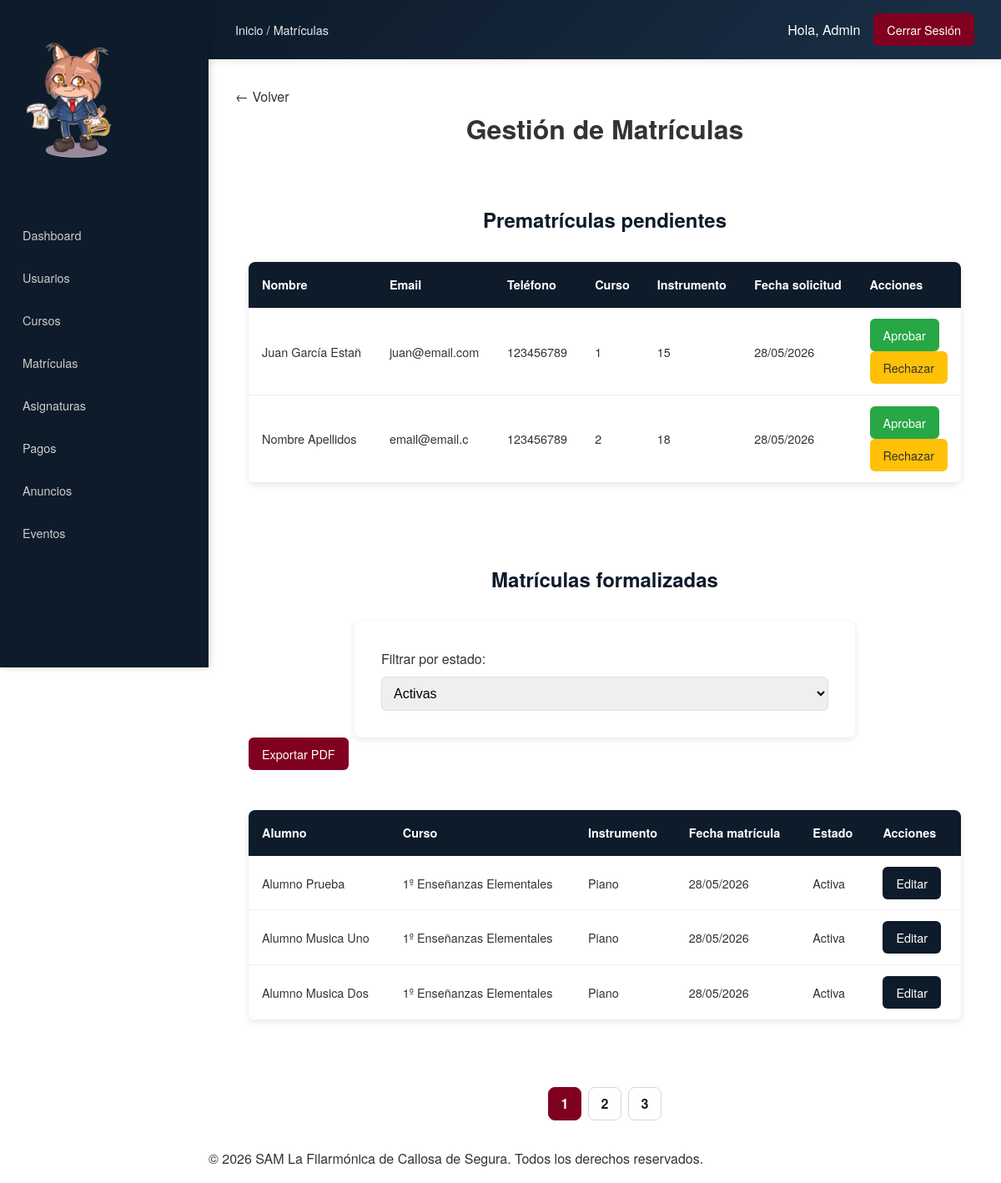
/admin/matriculas.php (signed in), run on the app's committed database.
### tables this page shows
CREATE TABLE `prematriculas` (
  `id_prematricula` int(11) NOT NULL,
  `nombre` varchar(100) NOT NULL,
  `apellidos` varchar(150) NOT NULL,
  `email` varchar(150) NOT NULL,
  `telefono` int(15) NOT NULL,
  `dni` varchar(15) DEFAULT NULL,
  `fecha_nacimiento` date DEFAULT NULL,
  `id_curso` int(11) NOT NULL,
  `id_instrumento` int(15) DEFAULT NULL,
  `observaciones` text DEFAULT NULL,
  `estado` enum('pendiente','aprobada','rechazada') NOT NULL,
  `fecha_solicitud` date DEFAULT NULL,
  `direccion` varchar(255) DEFAULT NULL,
  `tutor_nombre` varchar(255) DEFAULT NULL,
  `tutor_dni` varchar(20) DEFAULT NULL,
  `tutor_email` varchar(50) DEFAULT NULL,
  `tutor_telefono` varchar(20) DEFAULT NULL,
  `tutor_consentimiento` tinyint(1) DEFAULT 0
);

CREATE TABLE `matriculas` (
  `id_matricula` int(11) NOT NULL,
  `id_alumno` int(11) NOT NULL,
  `id_curso` int(11) NOT NULL,
  `id_instrumento` int(15) DEFAULT NULL,
  `fecha_matricula` date DEFAULT NULL,
  `estado` enum('activa','finalizada','cancelada') NOT NULL,
  `observaciones` text DEFAULT NULL,
  `tutor_nombre` varchar(255) DEFAULT NULL,
  `tutor_dni` varchar(20) DEFAULT NULL,
  `tutor_email` varchar(50) DEFAULT NULL,
  `tutor_telefono` varchar(20) DEFAULT NULL,
  `tutor_consentimiento` tinyint(1) DEFAULT 0
);

CREATE TABLE `usuarios` (
  `id_usuario` int(11) NOT NULL,
  `nombre` varchar(100) NOT NULL,
  `apellidos` varchar(150) NOT NULL,
  `email` varchar(150) NOT NULL,
  `password` varchar(255) NOT NULL,
  `telefono` varchar(20) DEFAULT NULL,
  `dni` varchar(20) DEFAULT NULL,
  `fecha_nacimiento` date DEFAULT NULL,
  `direccion` text DEFAULT NULL,
  `rol` enum('admin','profesor','alumno') NOT NULL,
  `fecha_registro` date DEFAULT NULL,
  `activo` tinyint(1) DEFAULT 1
);

CREATE TABLE `cursos` (
  `id_curso` int(11) NOT NULL,
  `nombre` varchar(150) NOT NULL,
  `descripcion` text DEFAULT NULL,
  `precio` decimal(5,2) DEFAULT NULL,
  `curso_academico` varchar(20) DEFAULT NULL,
  `plazas` int(11) DEFAULT NULL
);

CREATE TABLE `instrumentos` (
  `id_instrumento` int(11) NOT NULL,
  `nombre` varchar(100) NOT NULL
);

### admin/matriculas.php (the view, shortened to what this page needs)
<?php
require_once "../includes/funciones.php";
$conexion = conectar();
$prematriculas = $conexion->query("SELECT * FROM prematriculas WHERE estado='pendiente' ORDER BY fecha_solicitud DESC");
$estado = $_GET['estado'] ?? 'activa';
$total_result = $conexion->query("SELECT COUNT(*) AS total FROM matriculas WHERE estado='$estado'");
$total = $total_result->fetch_assoc()['total'];
$paginacion = paginar($total, 3);
$matriculas = $conexion->query("SELECT m.*, u.nombre, u.apellidos, c.nombre as curso_nombre, i.nombre as instrumento_nombre
                                FROM matriculas m
                                JOIN usuarios u ON m.id_alumno = u.id_usuario
                                JOIN cursos c ON m.id_curso = c.id_curso
                                JOIN instrumentos i ON m.id_instrumento = i.id_instrumento
                                WHERE m.estado='$estado'
                                ORDER BY m.fecha_matricula DESC
                                LIMIT {$paginacion['offset']}, {$paginacion['limite']}");
include "../plantillas/header_privado.php";
include "../plantillas/navbar_privado.php";
?>
<main class="main">
    <h1>Gestión de Matrículas</h1>
    <section>
        <h2>Prematrículas pendientes</h2>
        <?php if ($prematriculas->num_rows > 0) { ?>
            <table>
                <thead>
                    <tr>
                        <th>Nombre</th>
                        <th class="ocultar-mobile">Email</th>
                        <th class="ocultar-mobile">Teléfono</th>
                        <th>Curso</th>
                        <th>Instrumento</th>
                        <th>Fecha solicitud</th>
                        <th>Acciones</th>
                    </tr>
                </thead>
                <tbody>
                    <?php while ($pre = $prematriculas->fetch_assoc()) { ?>
                        <tr>
                            <td><?= $pre['nombre'] . ' ' . $pre['apellidos'] ?></td>
                            <td class="ocultar-mobile"><?= $pre['email'] ?></td>
                            <td class="ocultar-mobile"><?= $pre['telefono'] ?></td>
                            <td><?= $pre['id_curso'] ?></td>
                            <td><?= $pre['id_instrumento'] ?></td>
                            <td><?= date('d/m/Y', strtotime($pre['fecha_solicitud'])) ?></td>
                            <td>
                                <a href="aprobar_prematricula.php?id=<?= $pre['id_prematricula'] ?>" class="btn-aprobar">Aprobar</a>
                                <a href="rechazar_prematricula.php?id=<?= $pre['id_prematricula'] ?>" class="btn-rechazar">Rechazar</a>
                            </td>
                        </tr>
                    <?php } ?>
                </tbody>
            </table>
        <?php } else { ?>
            <p>No hay prematrículas pendientes</p>
        <?php } ?>
    </section>
    <section>
        <h2>Matrículas formalizadas</h2>
        <form method="GET">
            <label for="estado">Filtrar por estado:</label>
            <select name="estado" id="estado" onchange="this.form.submit()">
                <option value="activa" <?= $estado == 'activa' ? 'selected' : '' ?>>Activas</option>
            </select>
        </form>
        <a href="exportar_matriculas_pdf.php?estado=<?= $estado ?>" class="btn-crear"> Exportar PDF </a>
        <?php if ($matriculas->num_rows > 0) { ?>
            <table class="tabla-matriculas">
                <thead>
                    <tr>
                        <th>Alumno</th>
                        <th>Curso</th>
                        <th>Instrumento</th>
                        <th>Fecha matrícula</th>
                        <th class="ocultar-mobile">Estado</th>
                        <th>Acciones</th>
                    </tr>
                </thead>
                <tbody>
                    <?php while ($mat = $matriculas->fetch_assoc()) { ?>
                        <tr>
                            <td><?= $mat['nombre'] . ' ' . $mat['apellidos'] ?></td>
                            <td><?= $mat['curso_nombre'] ?></td>
                            <td><?= $mat['instrumento_nombre'] ?></td>
                            <td><?= date('d/m/Y', strtotime($mat['fecha_matricula'])) ?></td>
                            <td class="ocultar-mobile"><?= ucfirst($mat['estado']) ?></td>
                            <td>
                                <a href="editar_matricula.php?id=<?= $mat['id_matricula'] ?>" class="btn-editar">Editar</a>
                            </td>
                        </tr>
                    <?php } ?>
                </tbody>
            </table>
        <?php } else { ?>
            <p>No hay matrículas formalizadas</p>
        <?php } ?>
    </section>
</main>
<?php include "../plantillas/footer_privado.php"; ?>

### estaticos/css/styles.css (style rules this page uses)
* { box-sizing: border-box; margin: 0; padding: 0; }
html, body { height: 100%; margin: 0; }
body { font-family: 'Helvetica Neue', Arial, sans-serif; line-height: 1.6; color: #333333; display: flex; flex-direction: column; min-height: 100vh; min-width: 320px; }
main { flex: 1; }
a { text-decoration: none; color: inherit; }
h1, h2, h3 { margin-bottom: 1rem; text-align: center; }
section { padding: 3rem 1rem; text-align: left; }
h2 { color: #0D1B2A; margin-bottom: 2rem; font-size: 1.5rem; }
@media (min-width: 1024px) { section { max-width: 1200px; margin: 0 auto; } }

### estaticos/css/privado.css (style rules this page uses)
* { box-sizing: border-box; }
html, body { min-width: 320px; }
body { margin: 0; padding: 0; }
section { margin: 0 auto; width: 100%; }
.main { padding: 1rem; width: 100%; max-width: 1400px; min-width: 300px; margin: 0 auto; }
table { width: 100%; display: block; overflow-x: auto; -webkit-overflow-scrolling: touch; border-collapse: collapse; margin-top: 1.5rem; background: white; border-radius: 8px; box-shadow: 0 2px 8px rgba(0, 0, 0, 0.1); font-size: 0.85rem; }
table thead { background: #0D1B2A; color: white; }
table th { padding: 0.6rem 0.4rem; text-align: left; font-weight: 600; }
table td { padding: 0.75rem 0.4rem; border-bottom: 1px solid #eee; max-height: 200px; }
.ocultar-mobile { display: none; }
td:last-child, th:last-child { width:1%; }
.btn-crear, .btn-editar, .btn-eliminar, .btn-aprobar, .btn-rechazar { display: inline-block; padding: 6px 12px; border-radius: 6px; text-decoration: none; font-size: 0.8rem; transition: all 0.3s; border: none; cursor: pointer; }
.btn-crear { background: #800020; color: white; margin-bottom: 1rem; width: 100%; }
.btn-editar { background: #0D1B2A; color: white; margin-right: 0.25rem; margin-bottom: 0.25rem; }
.btn-aprobar { background: #28a745; color: white; margin-right: 0.25rem; margin-bottom: 0.25rem; }
.btn-rechazar { background: #ffc107; color: #333; margin-bottom: 0.25rem; }
form { margin: 0 auto; display: flex; flex-direction: column; gap: 0.75rem; width: 100%; background: white; padding: 1.25rem; border-radius: 8px; box-shadow: 0 2px 8px rgba(0, 0, 0, 0.1); }
form input, form select, form textarea { padding: 8px; border: 1px solid #ddd; border-radius: 6px; font-size: 0.9rem; width: 100%; }
@media (min-width: 768px) { .main { padding: 1.5rem; } }
@media (min-width: 768px) { table { font-size: 0.9rem; } }
@media (min-width: 768px) { table th { padding: 1rem; } }
@media (min-width: 768px) { table td { padding: 0.8rem 1rem; } }
@media (min-width: 768px) { .ocultar-mobile { display: table-cell; } }
@media (min-width: 768px) { .btn-crear, .btn-editar, .btn-eliminar, .btn-aprobar, .btn-rechazar { padding: 8px 16px; font-size: 0.9rem; } }
@media (min-width: 768px) { .btn-crear { width: auto; margin-bottom: 1.5rem; } }
@media (min-width: 768px) { .btn-editar { margin-right: 0.5rem; margin-bottom: 0; } }
@media (min-width: 768px) { .btn-aprobar { margin-right: 0.5rem; margin-bottom: 0; } }
@media (min-width: 768px) { .btn-rechazar { margin-bottom: 0; } }
@media (min-width: 768px) { form { width: 100%; max-width: 600px; margin: 0 auto; padding: 2rem; gap: 0.5rem; } }
@media (min-width: 768px) { form input, form select, form textarea { padding: 10px; font-size: 1rem; } }
@media (min-width: 1024px) { .main { padding: 2rem; max-width: 1200px; } }
@media (min-width: 1024px) { body { margin-left: 250px; } }

### data on the page
prematriculas: nombre "Juan", apellidos "García Estañ", email "juan@email.com", telefono "123456789", id_curso "1", id_instrumento "15", fecha_solicitud "28/05/2026"
prematriculas: nombre "Nombre", apellidos "Apellidos", email "email@email.c", telefono "123456789", id_curso "2", id_instrumento "18", fecha_solicitud "28/05/2026"
matriculas: id_alumno.nombre "Alumno", id_alumno.apellidos "Prueba", id_curso.nombre "1º Enseñanzas Elementales", id_instrumento.nombre "Piano", fecha_matricula "28/05/2026", estado "Activa"
matriculas: id_alumno.nombre "Alumno", id_alumno.apellidos "Musica Uno", id_curso.nombre "1º Enseñanzas Elementales", id_instrumento.nombre "Piano", fecha_matricula "28/05/2026", estado "Activa"
matriculas: id_alumno.nombre "Alumno", id_alumno.apellidos "Musica Dos", id_curso.nombre "1º Enseñanzas Elementales", id_instrumento.nombre "Piano", fecha_matricula "28/05/2026", estado "Activa"

### other printed values
$breadcrumbs[$pagina_actual] "Matrículas"
$nombre "Admin"
